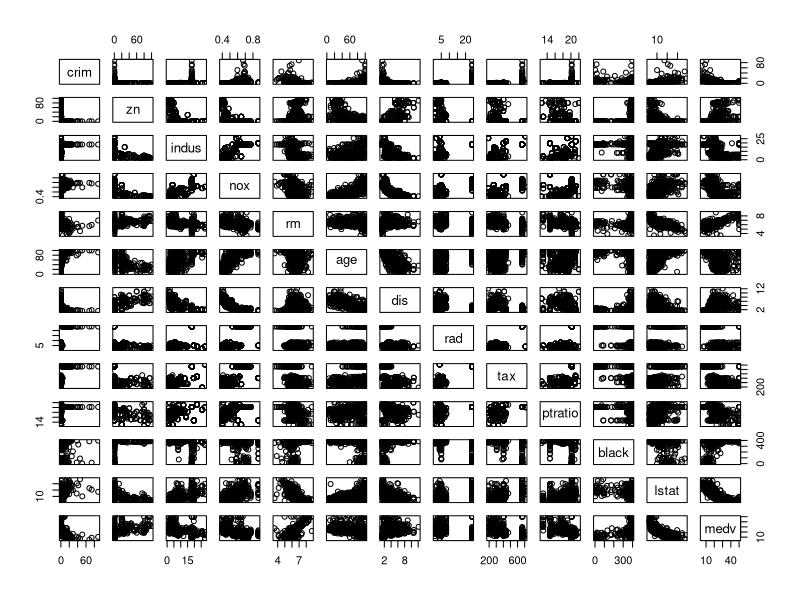

Recreate this plot in R.
## ---- chunk 1
knitr::opts_chunk$set(echo = TRUE)
## ---- chunk 2
library(MASS)
?Boston
## ---- chunk 3
attach(Boston)
pairs(~crim + zn + indus + nox + rm + age + dis + rad + tax + ptratio + black + lstat + medv)
## ---- chunk 4
cor(Boston)
## ---- chunk 5
summary(Boston)
## ---- chunk 6
sum(Boston$chas)
## ---- chunk 7
summary(ptratio)
## ---- chunk 8
Boston[Boston$medv == min(Boston$medv), ]
## ---- chunk 9
sum(Boston[,"rm"]>7)
sum(Boston[,"rm"]>8)
